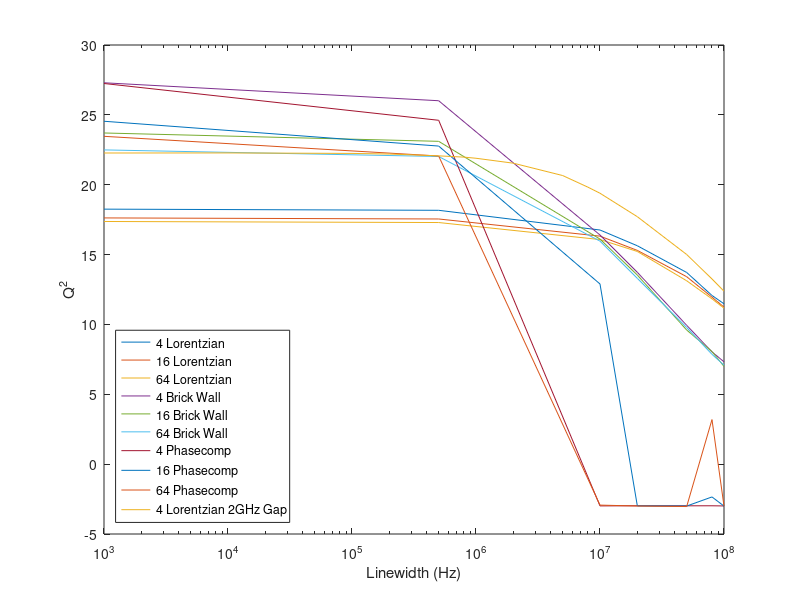
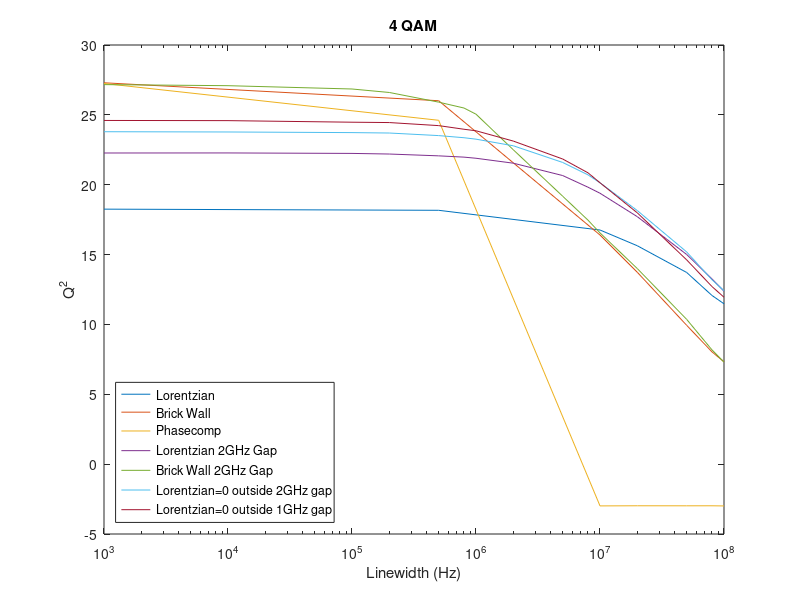
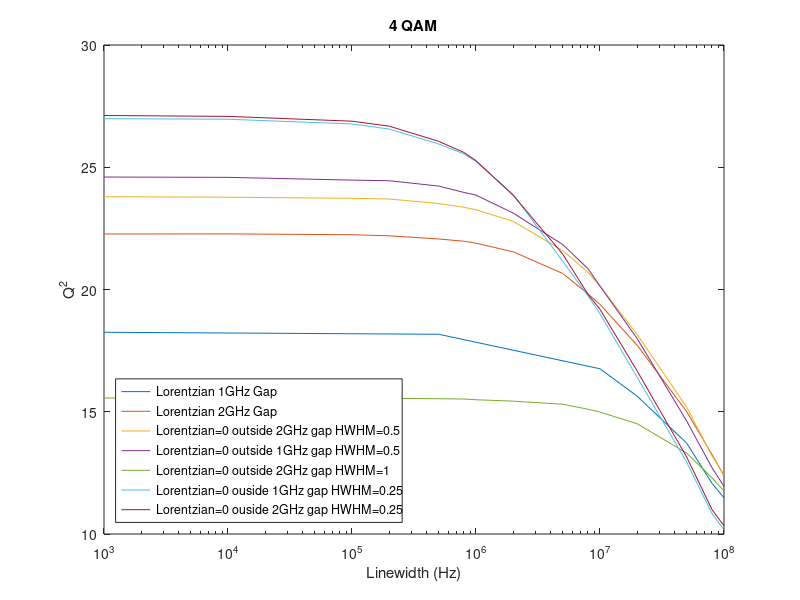

These figures' MATLAB source, in order:
%%%%%%%%%%%%%%%%%%%%%%%%%%%%%%%%%%%%%%%%%%%%%%%%%%%%%%%%%%%%%%%%%%%%%%%%%%%
%                         Final Year Project                              %
%                               2020                                      %
%%%%%%%%%%%%%%%%%%%%%%%%%%%%%%%%%%%%%%%%%%%%%%%%%%%%%%%%%%%%%%%%%%%%%%%%%%%
% Written by: Emily Harrison (ID: 28761537)
% Supervised by: Dr Bill Corcoran

% PROJECT AIM: produce an optical communications system that uses Optical
% Injection Locking to improve the reliability of the system

% THE PROJECT focuses on M-QAM signals, where M is between 4 and 256. It
% uses linewidths ranging from 1kHz to 10MHz. Transmission speeds are
% between 100Gbps and 1Tbps over distances up to 5000km.

% THIS SCRIPT compares the BER and Q^2 outputs of DPMQAM_Rx across the
% range of linewidths. The main focus is comparing the original algorithm
% for phase compensation with the brick-wall filter and the performance of
% them combined. The aim is to determine where the original phase comp
% algorithm can be benefitted by additional compensation measures.
% Comparisons are made based on QAM modulation level.
% The brick-wall filter has a pass/stop boundary of 0.75/1 Hz in all cases.

%% Housekeeping
close all; clear all; clc;

% All graphs cover the following laser linewidths
Laser = [1e3, 1e4, 1e5, 2e5, 5e5, 8e5, 1e6, 2e6, 5e6, 8e6, 1e7, 2e7, 5e7, 8e7, 1e8];

%% 4-QAM

BERwo = [0, 0, 0, 0, 0, 0, 0, 0, 0, 0, 0, 0.003851, 0.49748, 0.49563, 0.49565];
Qwo = [28.0845, 27.9975, 27.245, 26.6873, 24.9296, 23.679, 23.1953, 20.843, 17.3233, 15.4446, 14.4774, 10.5628, -2.9852, -2.987, -2.9672];

% Results using both algorithms
BERboth = [0.00015263, 0.0014559, 0.0034988];
Qboth4 = [24.2639, 24.2148, 24.1867, 24.1379, 23.8623, 23.7044, 23.5841, 22.9936, 21.5793, 20.4413, 19.842, 17.6293, 14.4173, 12.4406, 11.4519];

% Results from Lorentzian filer width = 0.1
BER4_L01 = [0, 0, 0, 0, 0, 0, 0, 0, 0, 4.6964e-05, 0.0001996, 0.0072207, 0.067604, 0.11878, 0.13813];
Q4_L01 = [27.0187, 26.9105, 26.1034, 25.1971, 22.9726, 22.0363, 21.0457, 18.7712, 15.156, 13.5581, 12.4664, 9.9341, 5.8372, 3.9135, 3.1453];
GMIx4_L01 = [7.0051e-10, 2.394e-09, 2.5419e-10, 9.5282e-08, 1.2788e-09, 3.0976e-07, 9.4098e-08, 6.7981e-08, 3.4677e-07, 2.0917e-07, 1.8003e-06, 1.3287e-05, 2.5804e-07, 1.2621e-05, 4.3933e-06];
GMIy4_L01 = [3.0001e-06, 2.0342e-06, 1.8199e-06, 1.7057e-06, 4.0121e-06, 1.3403e-07, 3.1694e-06, 6.4667e-07, 5.3354e-06, 4.5767e-06, 3.4274e-06, 1.3361e-05, 9.1486e-07, 2.1638e-08, 4.8611e-06];

% Results from first try of Lorentzian filter = width = 0.5
BER4_L05 = [0, 0, 0, 0, 0, 0, 0, 0, 0, 0, 0.00044616, 0.0078077, 0.070434, 0.12637, 0.13845];
Q4_L05 = [26.9457, 26.8612, 25.9188, 25.0762, 23.1318, 21.8355, 21.2671, 18.6536, 15.936, 13.5397, 12.3225, 9.8656, 5.785, 3.7203, 3.2057];
GMIx4_L05 = [2.913e-05, 2.799e-05, 2.8358e-05, 3.3763e-05, 3.0957e-05, 2.6876e-05, 2.5549e-05, 3.5646e-05, 3.7191e-05, 1.5983e-05, 5.2868e-06, 2.823e-05, 3.4058e-05, 9.0521e-07, 4.0984e-05];
GMIy4_L05 = [3.1298e-06, 3.5385e-06, 3.2615e-06, 3.3731e-06, 5.5146e-06, 6.2295e-06, 1.7256e-06, 4.062e-06, 1.734e-07, 7.2821e-06, 2.257e-05, 5.682e-06, 1.1378e-05, 4.5381e-06, 1.332e-08];

% Results from Lorentzian width = 1
BER4_L1 = [0, 0, 0, 0, 0, 0, 0, 0, 0, 9.3928e-05, 0.00052834, 0.011342, 0.073956, 0.12853, 0.14801];
Q4_L1 = [26.7252, 26.6446, 25.7151, 24.8969, 23.032, 21.9079, 21.3185, 18.7498, 15.1734, 13.3364, 12.5269, 9.2843, 5.499, 3.5747, 3.0184];
GMIx4_L1 = [7.2059e-05, 7.1258e-05, 6.816e-05, 7.4153e-05, 7.8331e-05, 8.7777e-05, 6.8853e-05, 6.6614e-05, 8.2712e-05, 0.00010224, 9.1345e-05, 7.8563e-05, 5.9546e-06, 2.1144e-05, 7.684e-05];
GMIy4_L1 = [1.3374e-05, 1.3679e-05, 1.3435e-05, 1.2284e-05, 1.0033e-05, 1.4263e-05, 8.5207e-06, 1.6085e-05, 8.9296e-06, 1.3321e-05, 4.4284e-05, 1.83e-05, 7.757e-09, 2.5764e-05, 2.0441e-05];

% Graphs
% figure(1)
% loglog(Laser, BERwo, Laser(end-2:end), BERboth, Laser, BER4_L01, Laser, BER4_L05, Laser, BER4_L1)
% title('BER: 4-QAM Lorentzian')
% legend('OG Phasecomp','Brick-wall','Width = 0.1', 'Width = 0.5','Width = 1')
% 
% figure(2)
% semilogx(Laser, Qwo, Laser, Qboth4, Laser, Q4_L01, Laser, Q4_L05, Laser, Q4_L1)
% title('Q^2: 4-QAM Lorentzian')
% legend('OG Phasecomp','Brick-wall','Width = 0.1', 'Width = 0.5','Width = 1')
% 
% figure(3)
% semilogx(Laser, GMIx4_L01, Laser, GMIy4_L01, Laser, GMIx4_L05, Laser, GMIy4_L05, Laser, GMIx4_L1, Laser, GMIy4_L1)
% title('GMI: 4-QAM Lorentzian')
% legend('X: Width = 0.1', 'Y: Width = 0.1','X: Width = 0.5','Y: Width = 0.5','X: Width = 1', 'Y: Width = 1')

%% 16-QAM
BER16_L01 = [0, 0, 0, 0, 0, 1.1741e-05, 3.5223e-05, 0.0013326, 0.012921, 0.023828, 0.030333, 0.073187, 0.14602, 0.18214, 0.21077];
Q16_L01 = [24.1165, 24.0807, 23.5162, 22.9914, 21.7836, 20.9072, 20.2313, 18.249, 14.9756, 13.4138, 12.6931, 9.3407, 5.5938, 4.0923, 2.9582];
GMIx16_L01 = [0.00010799, 0.00010941, 0.00010441, 0.00010536, 0.00011026, 0.00012756, 0.00011455, 8.4366e-05, 9.009e-05, 0.00010081, 0.00013587, 0.00015457, 0.00029936, 6.0247e-05, 4.8017e-05];
GMIy16_L01 = [3.8364e-05, 3.6432e-05, 3.5362e-05, 3.953e-05, 3.9869e-05, 4.2879e-05, 3.8272e-05, 4.1579e-05, 4.6112e-05, 3.0216e-05, 4.5583e-05, 1.0847e-05, 1.2741e-05, 5.2714e-05, 2.77e-05];

BER16_L05 = [0, 0, 0, 0, 5.8705e-06, 4.6964e-05, 9.9798e-05, 0.0012445, 0.010455, 0.027456, 0.030403, 0.073868, 0.14053, 0.45382, 0.19778];
Q16_L05 = [23.963, 23.9281, 23.4455, 22.9165, 21.7581, 20.6609, 20.0056, 18.1616, 15.2268, 12.9758, 12.7243, 9.3596, 5.6913, -2.9497, 3.3958];
GMIx16_L05 = [-3.7511e-07, -3.2736e-07, -5.7758e-07, -6.7114e-07, -9.8505e-07, 2.5761e-06, 1.9003e-06, -3.3202e-07, -6.0046e-07, 5.8477e-06, 7.0887e-07, 1.8543e-06, 6.0846e-05, 8.6118e-07, 1.7757e-05];
GMIy16_L05 = [2.5939e-05, 2.5328e-05, 2.4144e-05, 2.4422e-05, 2.2903e-05, 2.5359e-05, 2.7897e-05, 1.5707e-05, 3.2436e-05, 2.4655e-05, 2.1506e-05, 2.8969e-05, 4.5888e-05, 9.5918e-05, 0.00010392];

BER16_L1 = [0, 0, 0, 0, 0, 5.2834e-05, 7.0446e-05, 0.0010449, 0.012551, 0.024357, 0.035651, 0.073915, 0.14742, 0.49909, 0.49905];
Q16_L1 = [23.6519, 23.6117, 23.1603, 22.6948, 21.4653, 20.4434, 19.9716, 18.2681, 14.847, 13.3454, 12.2076, 9.2501, 5.4514, -2.992, -2.9955];
GMIx16_L1 = [-4.2913e-07, -4.343e-07, -2.4578e-07, -5.285e-07, -6.1804e-07, -1.0994e-07, -8.983e-07, -3.6003e-07, -1.2161e-06, 2.7917e-06, 1.6202e-07, 1.5267e-05, 7.7033e-06, 0.00012259, 3.7193e-05];
GMIy16_L1 = [-4.3643e-06, -3.8168e-06, -4.1563e-06, -4.3767e-06, -4.1868e-06, -3.7752e-06, -3.4368e-06, -5.8165e-06, -1.7338e-06, -3.0872e-06, 1.2529e-06, -3.5255e-06, 2.8435e-06, 7.4714e-05, -4.2269e-06];

% % Graphs
% figure(4)
% loglog(Laser, BER16_L01, Laser, BER16_L05, Laser, BER16_L1)
% title('BER: 16-QAM Lorentzian')
% legend('Width = 0.1', 'Width = 0.5','Width = 1')
% 
% figure(5)
% semilogx(Laser, Q16_L01, Laser, Q16_L05, Laser, Q16_L1)
% title('Q^2: 16-QAM Lorentzian')
% legend('Width = 0.1', 'Width = 0.5','Width = 1')
% 
% figure(6)
% semilogx(Laser, GMIx16_L01, Laser, GMIy16_L01, Laser, GMIx16_L05, Laser, GMIy16_L05, Laser, GMIx16_L1, Laser, GMIy16_L1)
% title('GMI: 16-QAM Lorentzian')
% legend('X: Width = 0.1', 'Y: Width = 0.1','X: Width = 0.5','Y: Width = 0.5','X: Width = 1', 'Y: Width = 1')

%% Recovery_compare
% Comparing standard phase-comp, brick-wall filter with phase-comp and
% Lorentzian filter with phase-comp over a subset of linewidths, most
% interested in higher linewidths (>10e7 Hz).

LaserSub = Laser([1,5,11:15]);

BER4_L = [0, 0, 0, 1.1741e-05, 0.00012915, 0.00099798, 0.0017846];
Q4_L = [18.2515, 18.1693, 16.7582, 15.6309, 13.7185, 12.0726, 11.4784];

BER16_L = [0.0020018, 0.0021662, 0.0051836, 0.0095571, 0.02259, 0.036655, 0.045854];
Q16_L = [17.6237, 17.5479, 16.3195, 15.2986, 13.4162, 11.9509, 11.2398];

BER64_L = [0.031548, 0.031865, 0.04449, 0.054678, 0.082132, 0.10177, 0.11248];
Q64_L = [17.3684, 17.2935, 16.0752, 15.2221, 13.1248, 11.8308, 11.1654];


BER4_BW = [0, 0, 0, 0.00032875, 0.0074438, 0.026147, 0.03581];
Q4_BW = [27.2963, 26.0118, 16.4, 13.7308, 9.9371, 8.0349, 7.3249];

BER16_BW = [0, 0, 0.0064106, 0.021879, 0.06879, 0.093986, 0.11421];
Q16_BW = [23.7033, 23.1058, 16.109, 13.535, 9.6017, 8.0571, 6.9971];

BER64_BW = [0.0011937, 0.001949, 0.046005, 0.079952, 0.13571, 0.17113, 0.18757];
Q64_BW = [22.4922, 22.0196, 15.9616, 13.2982, 9.778, 7.861, 7.085];


BER4_PC = [0, 0, 0.49625, 0.49576, 0.4957, 0.49609, 0.4981];
Q4_PC = [27.2447, 24.6119, -2.9886, -2.9797, -2.9821, -2.9803, -2.9913];

BER16_PC = [0, 0, 0.028366, 0.49949, 0.49795, 0.4715, 0.45536];
Q16_PC = [24.5425, 22.7668, 12.8949, -2.9855, -2.9992, -2.3466, -3.002];

BER64_PC = [0.00032875, 0.0020742, 0.45843, 0.49875, 0.49984, 0.27803, 0.4978];
Q64_PC = [23.464, 22.0544, -2.9313, -2.9964, -3.0345, 3.1894, -3.0013];

% subband gap = 2GHz instead of 1GHz - VERY similar (just BER =/= 0) for 16/64 QAM
BER4_L2 = [1.1741e-05, 0.00016437, 0.00084535];
Q4_L2 = [22.2704, 22.2745, 22.241, 22.1965, 22.0662, 21.9745, 21.8941, 21.5408, 20.6566, 19.8223, 19.3903, 17.711, 15.0053, 13.2547, 12.3784];

BER4_BW2 = [0.0047199, 0.023552, 0.038076];
Q4_BW2 = [27.1648, 27.0884, 26.8513, 26.602, 25.9102, 25.4894, 25.048, 22.4994, 19.1774, 17.4648, 16.5513, 13.9969, 10.3616, 8.1783, 7.303];

% subband gap = 2GHz and lorentzian = 0 outside this gap, HWHM = 0.5
BER4_L20 = [1.1741e-05, 0.00032875, 0.00075142];
Q4_L20 = [23.7932, 23.7748, 23.73, 23.7003, 23.516, 23.3633, 23.2601, 22.7862, 21.5936, 20.7061, 20.1385, 18.1481, 15.189, 13.1989, 12.4125];

% subband gap = 1GHz and lorentzian =0 outside this gap, HWHM = 0.5
BER4_L10 = [0.00014089, 0.00059879, 0.0020077];
Q4_L10 = [24.5998, 24.5869, 24.4743, 24.449, 24.23, 23.9698, 23.8606, 23.1232, 21.8405, 20.8528, 20.1396, 17.9851, 14.6213, 12.7117, 11.946];

% subband gap = 2GHz, lorentzian = 0 outside, HWHM = 1 (0.5*gap)
BER4_L201 = [0, 0, 0, 0, 1.1741e-05, 0, 0, 1.1741e-05, 1.1741e-05, 2.3482e-05, 0, 3.5223e-05, 0.00029352, 0.00096276, 0.001949];
Q4_L201 = [15.5621, 15.5691, 15.5521, 15.5465, 15.5334, 15.52, 15.4912, 15.4331, 15.3087, 15.1021, 14.9875, 14.5062, 13.3098, 12.2991, 11.7638];

% subband gap = 1GHz, lorentzian = 0 outside, HWHM = 0.25
BER4_L025 = [0.00015263, 0.0035223, 0.0057531];
Q4_L025 = [26.9872, 26.9644, 26.7714, 26.5611, 25.9532, 25.5435, 25.2329, 23.8795, 21.1565, 19.7396, 19.0061, 16.3941, 12.9378, 10.8355, 10.1677];

BER4_L2025 = [0.0002583, 0.0024186,  0.0045672];
Q4_L2025 = [27.1169, 27.0807, 26.8845, 26.6783, 26.0604, 25.6033, 25.2711, 23.8468, 21.4521, 19.8022, 19.189, 16.6556, 13.1486, 10.9999, 10.3327];

% figure(7)
% loglog(LaserSub, BER4_L, LaserSub, BER16_L, LaserSub, BER64_L, LaserSub, BER4_BW, LaserSub, BER16_BW, LaserSub, BER64_BW, LaserSub, BER4_PC, LaserSub, BER16_PC, LaserSub, BER64_PC)
% legend('4 Lorentzian', '16 Lorentzian', '64 Lorentzian', '4 Brick Wall', '16 Brick Wall','64 Brick Wall', '4 Phasecomp', '16 Phasecomp', '64 Phasecomp')
% legend('location', 'southwest')
% xlabel('Linewidth (Hz)')
% ylabel('BER')

figure(8)
semilogx(LaserSub, Q4_L, LaserSub, Q16_L, LaserSub, Q64_L, LaserSub, Q4_BW, LaserSub, Q16_BW, LaserSub, Q64_BW, LaserSub, Q4_PC, LaserSub, Q16_PC, LaserSub, Q64_PC, Laser, Q4_L2)
legend('4 Lorentzian', '16 Lorentzian', '64 Lorentzian', '4 Brick Wall', '16 Brick Wall','64 Brick Wall', '4 Phasecomp', '16 Phasecomp', '64 Phasecomp', '4 Lorentzian 2GHz Gap')
legend('location', 'southwest')
xlabel('Linewidth (Hz)')
ylabel('Q^2')

figure(9)
semilogx(LaserSub, Q4_L, LaserSub, Q4_BW, LaserSub, Q4_PC, Laser, Q4_L2, Laser, Q4_BW2, Laser, Q4_L20, Laser, Q4_L10)
legend('Lorentzian', 'Brick Wall', 'Phasecomp', 'Lorentzian 2GHz Gap', 'Brick Wall 2GHz Gap', 'Lorentzian=0 outside 2GHz gap', 'Lorentzian=0 outside 1GHz gap')
legend('location', 'southwest')
xlabel('Linewidth (Hz)')
ylabel('Q^2')
title('4 QAM')

figure(10)
semilogx(LaserSub, Q4_L, Laser, Q4_L2, Laser, Q4_L20, Laser, Q4_L10, Laser, Q4_L201, Laser, Q4_L025, Laser, Q4_L2025)
legend('Lorentzian 1GHz Gap', 'Lorentzian 2GHz Gap', 'Lorentzian=0 outside 2GHz gap HWHM=0.5', 'Lorentzian=0 outside 1GHz gap HWHM=0.5', 'Lorentzian=0 outside 2GHz gap HWHM=1', 'Lorentzian=0 ouside 1GHz gap HWHM=0.25', 'Lorentzian=0 ouside 2GHz gap HWHM=0.25')
legend('location', 'southwest')
xlabel('Linewidth (Hz)')
ylabel('Q^2')
title('4 QAM')
